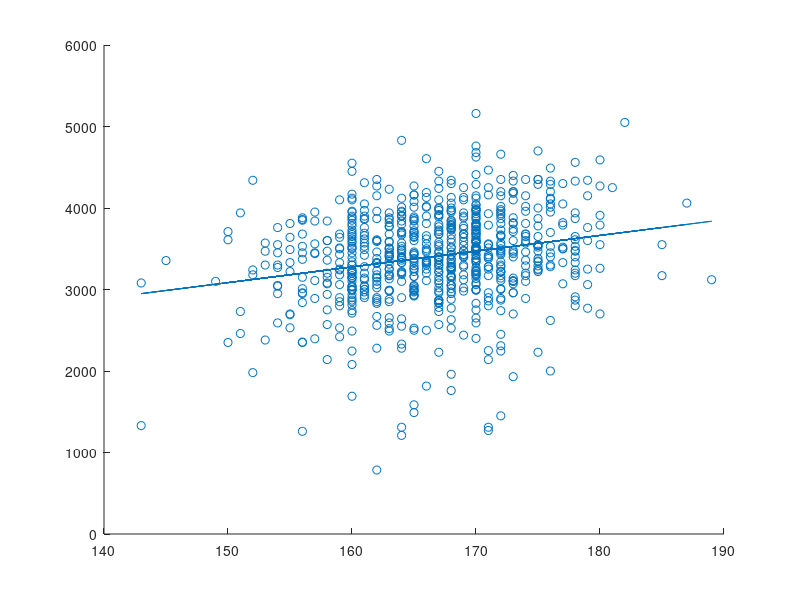

MATLAB code for this plot: (Note: this script raises an error after producing the figure.)
%% Problem 7: Multiple linear regression
load birth.dat
mom_l=birth(:,16);
child_w=birth(:,3);
x1=ones(length(birth),1);
X=[x1,mom_l];
[beta,~,~,~,stats1]=regress(child_w,X);
figure(1)
scatter(mom_l,child_w) %child weight to a mothers length
hold on
plot(mom_l,X*beta) %estimated weight based off of mothers length
mom_w=birth(:,15); %weight
mom_s=birth(:,20); %smok
mom_d=birth(:,26); %drink
mom_s(mom_s<3)=0;
mom_s(mom_s==3)=1;
mom_d(mom_d<2)=0;
mom_d(mom_d==2)=1;
var=[x1, m_w, mom_s, mom_d];
[b,bint,res,rint,stats]=regress(child_w,var);
bint
R2 = stats(1);
interval = abs(bint(:,1)-bint(:,2));
figure(2)
subplot(2,1,1), normplot(res)
subplot(2,1,2), hist(res)
